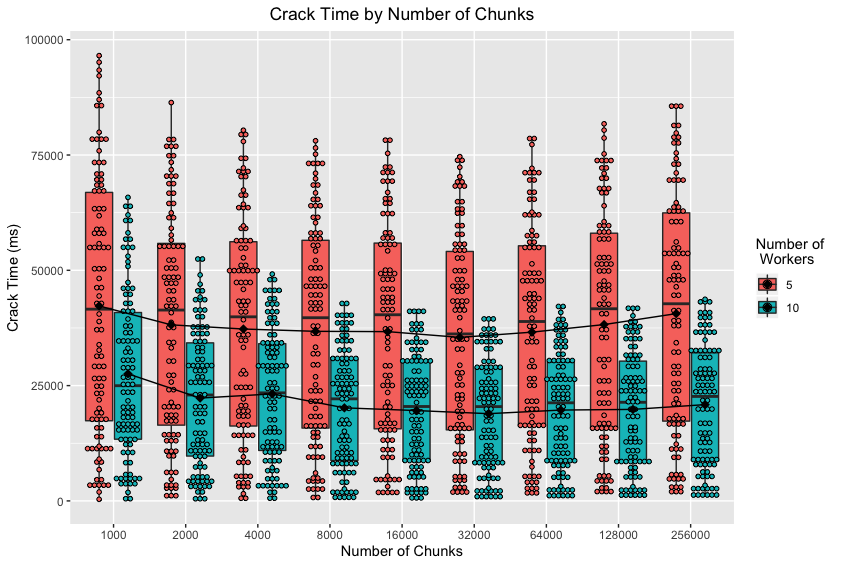

Write the R code that produced this figure.
library(ggplot2)
library(plyr)

c1000w5 <- read.csv("chunk1000w5", header=FALSE)
c1000w10 <- read.csv("chunk1000w10", header=FALSE)
c2000w5 <- read.csv("chunk2000w5", header=FALSE)
c2000w10 <- read.csv("chunk2000w10", header=FALSE)
c4000w5 <- read.csv("chunk4000w5", header=FALSE)
c4000w10 <- read.csv("chunk4000w10", header=FALSE)
c8000w5 <- read.csv("chunk8000w5", header=FALSE)
c8000w10 <- read.csv("chunk8000w10", header=FALSE)
c16000w5 <- read.csv("chunk16000w5", header=FALSE)
c16000w10 <- read.csv("chunk16000w10", header=FALSE)
c32000w5 <- read.csv("chunk32000w5", header=FALSE)
c32000w10 <- read.csv("chunk32000w10", header=FALSE)
c64000w5 <- read.csv("chunk64000w5", header=FALSE)
c64000w10 <- read.csv("chunk64000w10", header=FALSE)
c128000w5 <- read.csv("chunk128w5", header=FALSE)
c128000w10 <- read.csv("chunk128w10", header=FALSE)
c256000w5 <- read.csv("chunk256w5", header=FALSE)
c256000w10 <- read.csv("chunk256w10", header=FALSE)

names <- c('time','num_chunks', 'num_servers')
c1000w5 <-data.frame(c1000w5, rep(1000, 100), rep(5, 100))
colnames(c1000w5) <- names
c1000w10 <-data.frame(c1000w10, rep(1000, 100), rep(10, 100))
colnames(c1000w10) <- names
c2000w5 <-data.frame(c2000w5, rep(2000, 100), rep(5, 100))
colnames(c2000w5) <- names
c2000w10 <-data.frame(c2000w10, rep(2000, 100), rep(10, 100))
colnames(c2000w10) <- names
c4000w5 <-data.frame(c4000w5, rep(4000, 100), rep(5, 100))
colnames(c4000w5) <- names
c4000w10 <-data.frame(c4000w10, rep(4000, 100), rep(10, 100))
colnames(c4000w10) <- names
c8000w5 <-data.frame(c8000w5, rep(8000, 100), rep(5, 100))
colnames(c8000w5) <- names
c8000w10 <-data.frame(c8000w10, rep(8000, 100), rep(10, 100))
colnames(c8000w10) <- names
c16000w5 <-data.frame(c16000w5, rep(16000, 100), rep(5, 100))
colnames(c16000w5) <- names
c16000w10 <-data.frame(c16000w10, rep(16000, 100), rep(10, 100))
colnames(c16000w10) <- names
c32000w5 <-data.frame(c32000w5, rep(32000, 100), rep(5, 100))
colnames(c32000w5) <- names
c32000w10 <-data.frame(c32000w10, rep(32000, 100), rep(10, 100))
colnames(c32000w10) <- names
c64000w5 <-data.frame(c64000w5, rep(64000, 100), rep(5, 100))
colnames(c64000w5) <- names
c64000w10 <-data.frame(c64000w10, rep(64000, 100), rep(10, 100))
colnames(c64000w10) <- names
c128000w5 <-data.frame(c128000w5, rep(128000, 100), rep(5, 100))
colnames(c128000w5) <- names
c128000w10 <-data.frame(c128000w10, rep(128000, 100), rep(10, 100))
colnames(c128000w10) <- names
c256000w5 <-data.frame(c256000w5, rep(256000, 100), rep(5, 100))
colnames(c256000w5) <- names
c256000w10 <-data.frame(c256000w10, rep(256000, 100), rep(10, 100))
colnames(c256000w10) <- names


df <- rbind(c1000w5, c1000w10, c2000w5, c2000w10, c4000w5, c4000w10, c8000w5, c8000w10, c16000w5, c16000w10, c32000w5, c32000w10, c64000w5, c64000w10, c128000w5, c128000w10, c256000w5, c256000w10)

#df <- rbind(c1000w5, c1000w10, c2000w5, c2000w10, c4000w5, c4000w10, c8000w5, c8000w10, c16000w5, c16000w10, c32000w5, c32000w10, c64000w5, c64000w10)



# factor variables

df$num_chunks <- as.factor(df$num_chunks)
df$num_servers <- as.factor(df$num_servers)

# dot plot with colors
p<-ggplot(df, aes(x=num_chunks, y=time, fill=num_servers))+
  geom_boxplot(position=position_dodge(0.8)) +
  geom_dotplot(binaxis='y', stackdir='center', binwidth = 1000, position=position_dodge(.8)) +
  ggtitle("Crack Time by Number of Chunks") +
  xlab("Number of Chunks") + ylab("Crack Time (ms)") +
  labs(fill="Number of \n Workers") + 
  theme(plot.title = element_text(hjust = 0.5)) +
  stat_summary(fun.y=mean, geom="point", shape=18,size=3, color='black', position=position_dodge(.8)) +
  stat_summary(fun.y = mean, color = "black", geom = "line", size=.5, aes(group = num_servers, color=paste("mean", num_servers)), position=position_dodge(.8))

p
